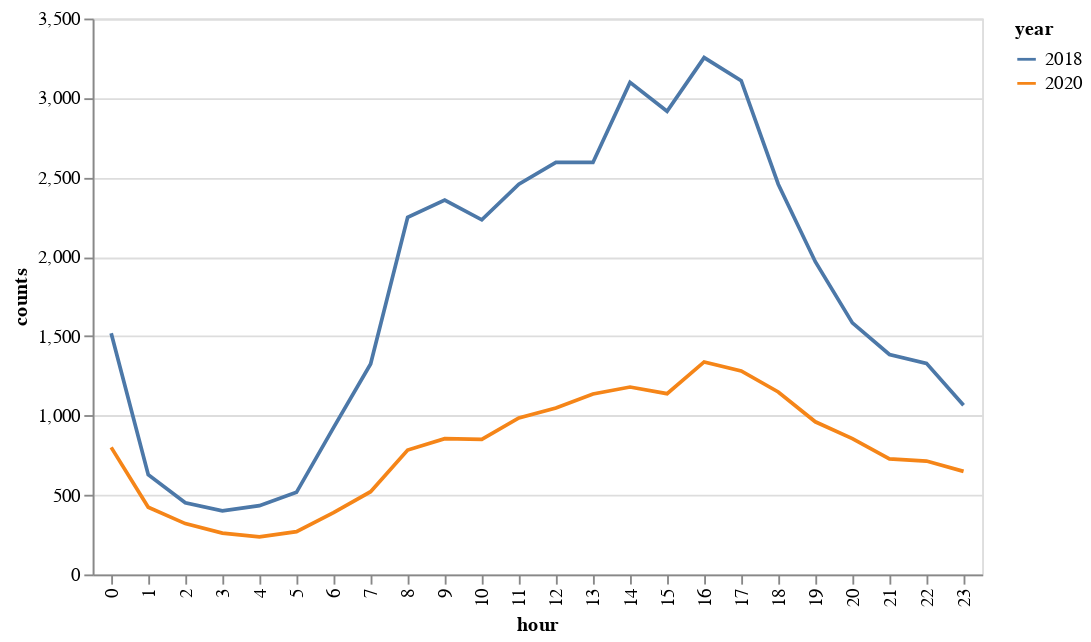

Notebook code cell kept with this figure:
### Code cell
alt.Chart(df3).mark_line().encode(
    x='hour:O',
    y='counts:Q',
    color='year:N'
)

### Figure 1 — Vega-Lite specification as saved in the notebook (floating-point values rounded to 4 significant figures)
{"config": {"view": {"continuousWidth": 300, "continuousHeight": 300}}, "data": {"name": "data-e81a233a19fabe02f065ada5f32216e8"}, "mark": {"type": "line"}, "encoding": {"color": {"field": "year", "type": "nominal"}, "x": {"field": "hour", "type": "ordinal"}, "y": {"field": "counts", "type": "quantitative"}}, "$schema": "https://vega.github.io/schema/vega-lite/v5.8.0.json", "datasets": {"data-e81a233a19fabe02f065ada5f32216e8": [{"hour": 0, "year": 2018, "counts": 1519}, {"hour": 0, "year": 2020, "counts": 800}, {"hour": 1, "year": 2018, "counts": 628}, {"hour": 1, "year": 2020, "counts": 423}, {"hour": 2, "year": 2018, "counts": 451}, {"hour": 2, "year": 2020, "counts": 320}, {"hour": 3, "year": 2018, "counts": 400}, {"hour": 3, "year": 2020, "counts": 260}, {"hour": 4, "year": 2018, "counts": 433}, {"hour": 4, "year": 2020, "counts": 236}, {"hour": 5, "year": 2018, "counts": 517}, {"hour": 5, "year": 2020, "counts": 269}, {"hour": 6, "year": 2018, "counts": 924}, {"hour": 6, "year": 2020, "counts": 389}, {"hour": 7, "year": 2018, "counts": 1325}, {"hour": 7, "year": 2020, "counts": 521}, {"hour": 8, "year": 2018, "counts": 2249}, {"hour": 8, "year": 2020, "counts": 783}, {"hour": 9, "year": 2018, "counts": 2357}, {"hour": 9, "year": 2020, "counts": 855}, {"hour": 10, "year": 2018, "counts": 2233}, {"hour": 10, "year": 2020, "counts": 850}, {"hour": 11, "year": 2018, "counts": 2457}, {"hour": 11, "year": 2020, "counts": 985}, {"hour": 12, "year": 2018, "counts": 2594}, {"hour": 12, "year": 2020, "counts": 1048}, {"hour": 13, "year": 2018, "counts": 2594}, {"hour": 13, "year": 2020, "counts": 1136}, {"hour": 14, "year": 2018, "counts": 3098}, {"hour": 14, "year": 2020, "counts": 1180}, {"hour": 15, "year": 2018, "counts": 2916}, {"hour": 15, "year": 2020, "counts": 1138}, {"hour": 16, "year": 2018, "counts": 3254}, {"hour": 16, "year": 2020, "counts": 1338}, {"hour": 17, "year": 2018, "counts": 3109}, {"hour": 17, "year": 2020, "counts": 1281}, {"hour": 18, "year": 2018, "counts": 2457}, {"hour": 18, "year": 2020, "counts": 1149}, {"hour": 19, "year": 2018, "counts": 1969}, {"hour": 19, "year": 2020, "counts": 961}, {"hour": 20, "year": 2018, "counts": 1584}, {"hour": 20, "year": 2020, "counts": 855}, {"hour": 21, "year": 2018, "counts": 1385}, {"hour": 21, "year": 2020, "counts": 728}, {"hour": 22, "year": 2018, "counts": 1329}, {"hour": 22, "year": 2020, "counts": 714}, {"hour": 23, "year": 2018, "counts": 1065}, {"hour": 23, "year": 2020, "counts": 649}]}}
